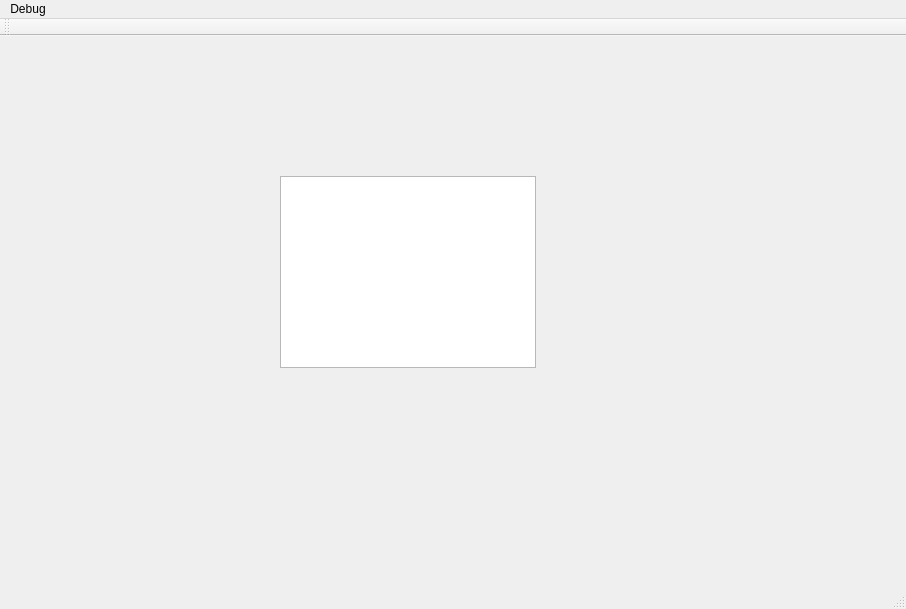
<?xml version="1.0" encoding="UTF-8"?>
<ui version="4.0">
 <class>MainWindow</class>
 <widget class="QMainWindow" name="MainWindow">
  <property name="geometry">
   <rect>
    <x>0</x>
    <y>0</y>
    <width>906</width>
    <height>609</height>
   </rect>
  </property>
  <property name="windowTitle">
   <string>MainWindow</string>
  </property>
  <widget class="QWidget" name="centralWidget">
   <widget class="QGraphicsView" name="graphicsView">
    <property name="geometry">
     <rect>
      <x>280</x>
      <y>140</y>
      <width>256</width>
      <height>192</height>
     </rect>
    </property>
   </widget>
  </widget>
  <widget class="QMenuBar" name="menuBar">
   <property name="geometry">
    <rect>
     <x>0</x>
     <y>0</y>
     <width>906</width>
     <height>22</height>
    </rect>
   </property>
   <widget class="QMenu" name="menuDebug">
    <property name="title">
     <string>Debug</string>
    </property>
    <addaction name="actionLoad_map"/>
   </widget>
   <addaction name="menuDebug"/>
  </widget>
  <widget class="QToolBar" name="mainToolBar">
   <attribute name="toolBarArea">
    <enum>TopToolBarArea</enum>
   </attribute>
   <attribute name="toolBarBreak">
    <bool>false</bool>
   </attribute>
  </widget>
  <widget class="QStatusBar" name="statusBar"/>
  <action name="actionLoad_map">
   <property name="text">
    <string>Load map</string>
   </property>
  </action>
 </widget>
 <layoutdefault spacing="6" margin="11"/>
 <resources/>
 <connections/>
</ui>
